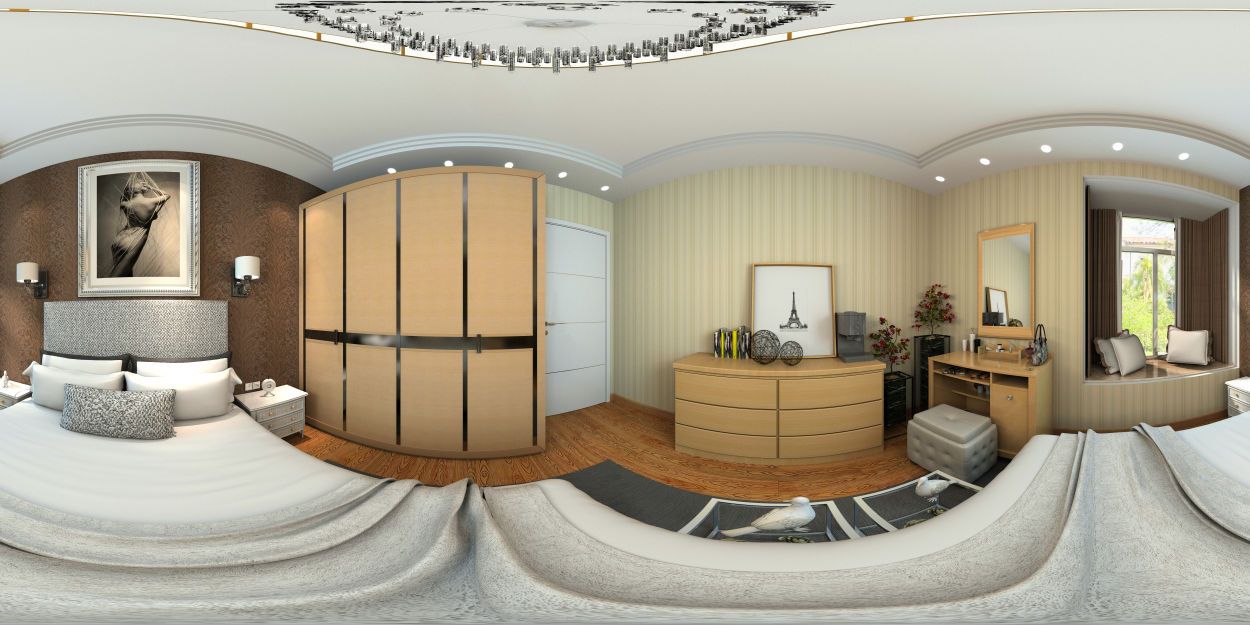
//> input picture panorama.jpg, 5000 x 2500 px (shown at 1/4 size)
$ ./panorama_processing   (built with g++ and OpenCV 4)
//> lines starting //> are read from the running program, lines starting //| are printed output that depends on the picture
//> further down, old_pano is the input picture: 2500 rows x 5000 cols, CV_8UC3; mean B, G, R 145.1, 162.9, 170.5
#include <iostream>
#include <opencv2/opencv.hpp>
using namespace cv;
using namespace std;

int bilinear_interpolation(const Mat& src, Mat& dst, float src_row, float src_col, int dst_row, int dst_col) {
	if (src_row >= 0 && src_row <= src.rows - 1 && src_col >= 0 && src_col <= src.cols - 1) {
		int floor_row = floor(src_row), ceil_row = ceil(src_row);
		int floor_col = floor(src_col), ceil_col = ceil(src_col);
		float ratio_row = src_row - floor_row, ratio_col = src_col - floor_col;
		dst.at<Vec3b>(dst_row, dst_col) = (1 - ratio_row) * (1 - ratio_col) * src.at<Vec3b>(floor_row, floor_col) +
			ratio_row * (1 - ratio_col) * src.at<Vec3b>(ceil_row, floor_col) +
			(1 - ratio_row) * ratio_col * src.at<Vec3b>(floor_row, ceil_col) +
			ratio_row * ratio_col * src.at<Vec3b>(ceil_row, ceil_col);
	}
	else if (src_row < 0 && src_col >= 0 && src_col <= src.cols - 1) {
		int floor_col = floor(src_col), ceil_col = ceil(src_col);
		float ratio_col = src_col - floor_col;
		dst.at<Vec3b>(dst_row, dst_col) = (1 - ratio_col) * src.at<Vec3b>(0, floor_col) +
			ratio_col * src.at<Vec3b>(0, ceil_col);
	}
	else if (src_row > src.rows - 1 && src_col >= 0 && src_col <= src.cols - 1) {
		int floor_col = floor(src_col), ceil_col = ceil(src_col);
		float ratio_col = src_col - floor_col;
		dst.at<Vec3b>(dst_row, dst_col) = (1 - ratio_col) * src.at<Vec3b>(src.rows - 1, floor_col) +
			ratio_col * src.at<Vec3b>(src.rows - 1, ceil_col);
	}
	else if (src_row >= 0 && src_row <= src.rows - 1 && src_col < 0) {
		int floor_row = floor(src_row), ceil_row = ceil(src_row);
		float ratio_row = src_row - floor_row;
		dst.at<Vec3b>(dst_row, dst_col) = (1 - ratio_row) * src.at<Vec3b>(floor_row, 0) +
			ratio_row * src.at<Vec3b>(ceil_row, 0);
	}
	else if (src_row >= 0 && src_row <= src.rows - 1 && src_col > src.cols - 1) {
		int floor_row = floor(src_row), ceil_row = ceil(src_row);
		float ratio_row = src_row - floor_row;
		dst.at<Vec3b>(dst_row, dst_col) = (1 - ratio_row) * src.at<Vec3b>(floor_row, src.cols - 1) +
			ratio_row * src.at<Vec3b>(ceil_row, src.cols - 1);
	}
	else if (src_row < 0 && src_col < 0) {
		dst.at<Vec3b>(dst_row, dst_col) = src.at<Vec3b>(0, 0);
	}
	else if (src_row > src.rows - 1 && src_col < 0) {
		dst.at<Vec3b>(dst_row, dst_col) = src.at<Vec3b>(src.rows - 1, 0);
	}
	else if (src_row < 0 && src_col > src.cols - 1) {
		dst.at<Vec3b>(dst_row, dst_col) = src.at<Vec3b>(0, src.cols - 1);
	}
	else if (src_row > src.rows - 1 && src_col > src.cols - 1) {
		dst.at<Vec3b>(dst_row, dst_col) = src.at<Vec3b>(src.rows - 1, src.cols - 1);
	}
	return 0;
}

// [117 lines left out: functions rectify_orientation, panorama_to_cube, not called in this run]

int panorama_to_cuboid(const Mat& src, vector<Mat>& dst, int cuboid_x_res, int cuboid_y_res, int cuboid_z_res, Mat& cutline) {
//> called with cuboid_x_res = 1000, cuboid_y_res = 1200, cuboid_z_res = 800
	if (src.cols != 2 * src.rows) {
		cerr << "Error: aspect ratio is not 2:1!" << endl;
		return -1;
	}
	if (cuboid_x_res <= 0 || cuboid_y_res <= 0 || cuboid_z_res <= 0) {
		cerr << "Error: wrong cuboid specification!" << endl;
		return -1;
	}
	float ratio_yx = cuboid_y_res / (float)cuboid_x_res;
	float ratio_zx = cuboid_z_res / (float)cuboid_x_res;
	float ratio_xd = sqrt(1 + ratio_yx * ratio_yx + ratio_zx * ratio_zx) / (1 + ratio_yx * ratio_yx + ratio_zx * ratio_zx);
	float pi = 3.1415927, res = (float)src.rows;
//> res = 2500
	cutline = src.clone();
	dst.clear();
	for (int i = 0; i < 6; i++) {
		switch (i) {
		// Top
		case 0: dst.push_back(Mat(Size(cuboid_y_res, cuboid_x_res), CV_8UC3)); break;
		// Front
		case 1: dst.push_back(Mat(Size(cuboid_y_res, cuboid_z_res), CV_8UC3)); break;
		// Right
		case 2: dst.push_back(Mat(Size(cuboid_x_res, cuboid_z_res), CV_8UC3)); break;
		// Back
		case 3: dst.push_back(Mat(Size(cuboid_y_res, cuboid_z_res), CV_8UC3)); break;
		// Left
		case 4: dst.push_back(Mat(Size(cuboid_x_res, cuboid_z_res), CV_8UC3)); break;
		// Bottom
		case 5: dst.push_back(Mat(Size(cuboid_y_res, cuboid_x_res), CV_8UC3)); break;
		default: break;
		}
		for (int dst_row = 0; dst_row < dst[i].rows; dst_row++) {
			for (int dst_col = 0; dst_col < dst[i].cols; dst_col++) {
				float cuboid_x, cuboid_y, cuboid_z;
				switch (i) {
				// Top
				case 0:
					cuboid_x = (2 * dst_row / (float)dst[i].rows - 1) * ratio_xd;
					cuboid_y = (2 * dst_col / (float)dst[i].cols - 1) * ratio_yx * ratio_xd;
					cuboid_z = ratio_zx * ratio_xd;
					break;
				// Front
				case 1:
					cuboid_x = ratio_xd;
					cuboid_y = (2 * dst_col / (float)dst[i].cols - 1) * ratio_yx * ratio_xd;
					cuboid_z = -(2 * dst_row / (float)dst[i].rows - 1) * ratio_zx * ratio_xd;
					break;
				// Right
				case 2:
					cuboid_x = -(2 * dst_col / (float)dst[i].cols - 1) * ratio_xd;
					cuboid_y = ratio_yx * ratio_xd;
					cuboid_z = -(2 * dst_row / (float)dst[i].rows - 1) * ratio_zx * ratio_xd;
					break;
				// Back
				case 3:
					cuboid_x = -ratio_xd;
					cuboid_y = -(2 * dst_col / (float)dst[i].cols - 1) * ratio_yx * ratio_xd;
					cuboid_z = -(2 * dst_row / (float)dst[i].rows - 1) * ratio_zx * ratio_xd;
					break;
				// Left
				case 4:
					cuboid_x = (2 * dst_col / (float)dst[i].cols - 1) * ratio_xd;
					cuboid_y = -ratio_yx * ratio_xd;
					cuboid_z = -(2 * dst_row / (float)dst[i].rows - 1) * ratio_zx * ratio_xd;
					break;
				// Bottom
				case 5:
					cuboid_x = -(2 * dst_row / (float)dst[i].rows - 1) * ratio_xd;
					cuboid_y = (2 * dst_col / (float)dst[i].cols - 1) * ratio_yx * ratio_xd;
					cuboid_z = -ratio_zx * ratio_xd;
					break;
				default:
					break;
				}
				Vec3f cuboid_p(cuboid_x, cuboid_y, cuboid_z);
				Vec3f sphere_p = cuboid_p / norm(cuboid_p);
				float sphere_theta = acos(sphere_p[2]);
				float sphere_phi = atan2(sphere_p[1], sphere_p[0]) + pi;
				float src_row = sphere_theta * res / pi;
				float src_col = sphere_phi * res / pi;
				bilinear_interpolation(src, dst[i], src_row, src_col, dst_row, dst_col);
				// Render cutline
				if (dst_row == 0 || dst_row == dst[i].rows - 1 || dst_col == 0 || dst_col == dst[i].cols - 1) {
					if (src_row > 0 && src_row < src.rows && src_col > 0 && src_col < src.cols) {
						cutline.at<Vec3b>(src_row, src_col)[0] = 0;
						cutline.at<Vec3b>(src_row, src_col)[1] = 0;
						cutline.at<Vec3b>(src_row, src_col)[2] = 255;
					}
				}
			}
		}
	}
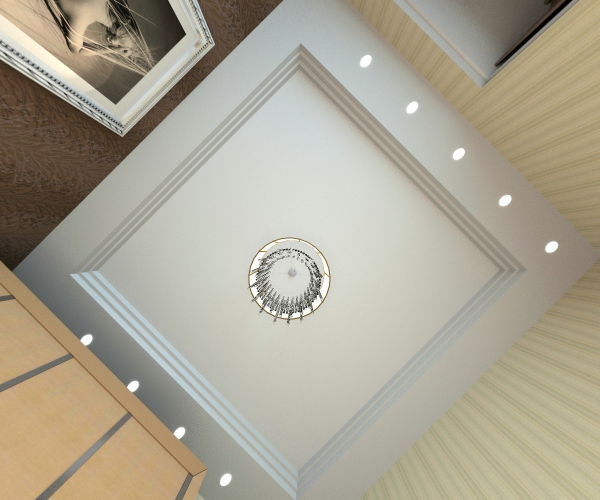
//> dst[0]: 1000 rows x 1200 cols, CV_8UC3 (shown at 1/2 size); mean B, G, R 147.9, 165, 171.1
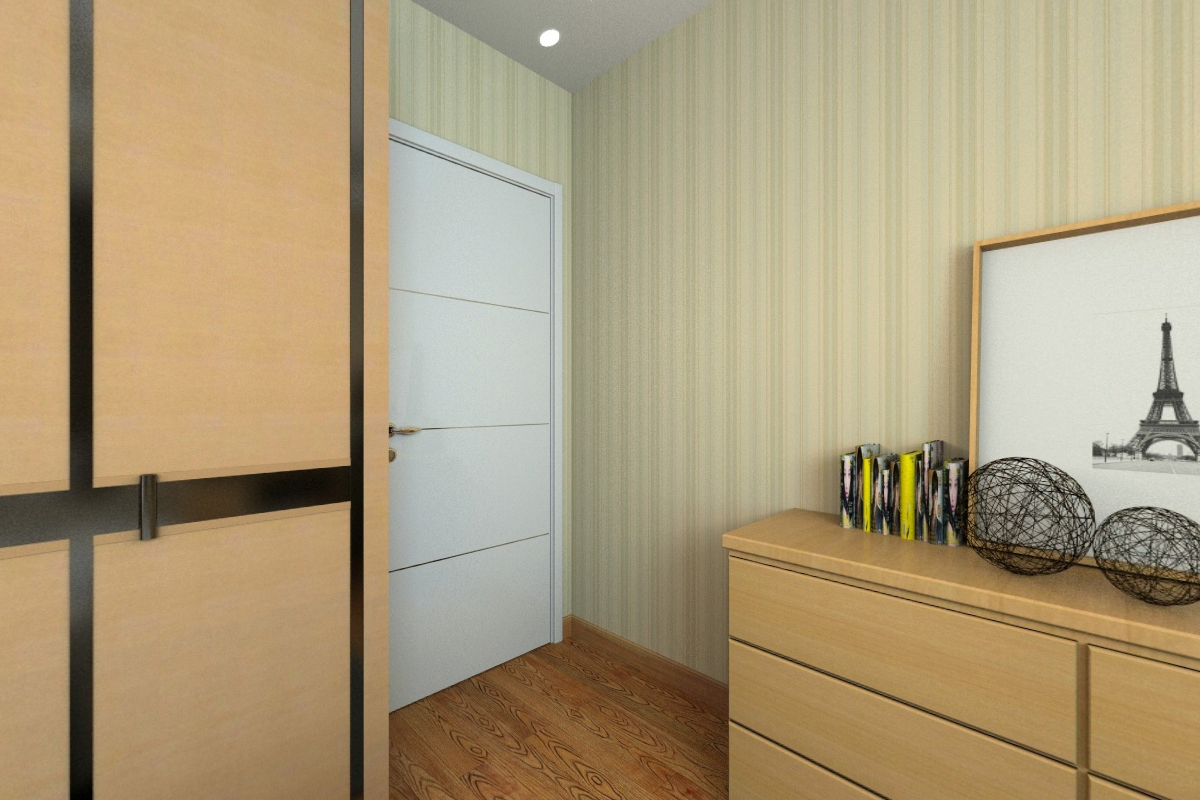
//> dst[1]: 800 rows x 1200 cols, CV_8UC3; mean B, G, R 123, 155.7, 172.6
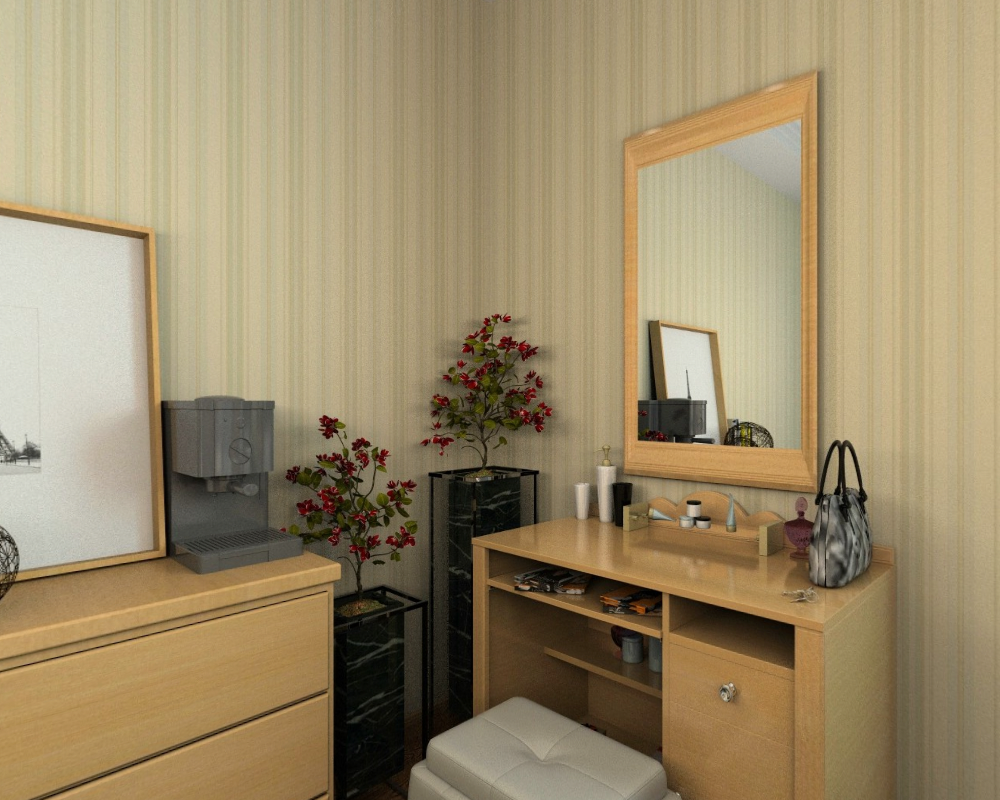
//> dst[2]: 800 rows x 1000 cols, CV_8UC3; mean B, G, R 106.2, 138.9, 155.5
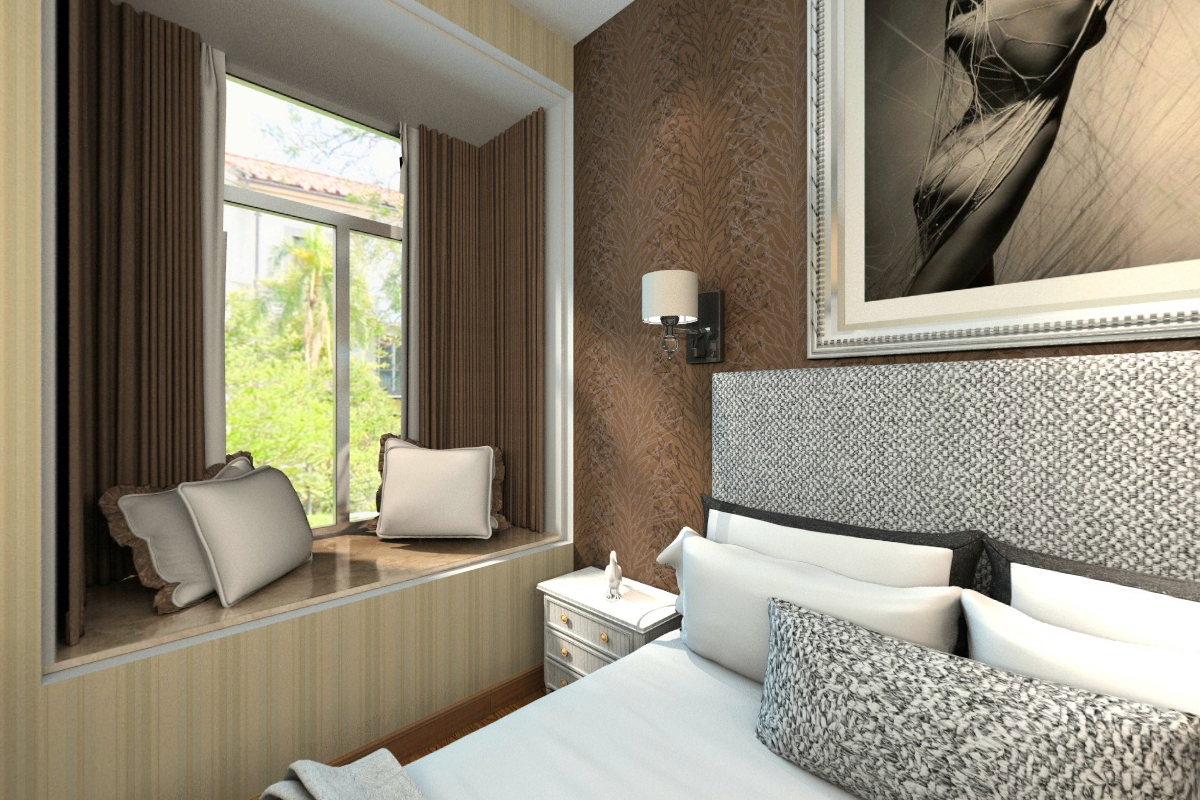
//> dst[3]: 800 rows x 1200 cols, CV_8UC3; mean B, G, R 119.9, 136.8, 144.7
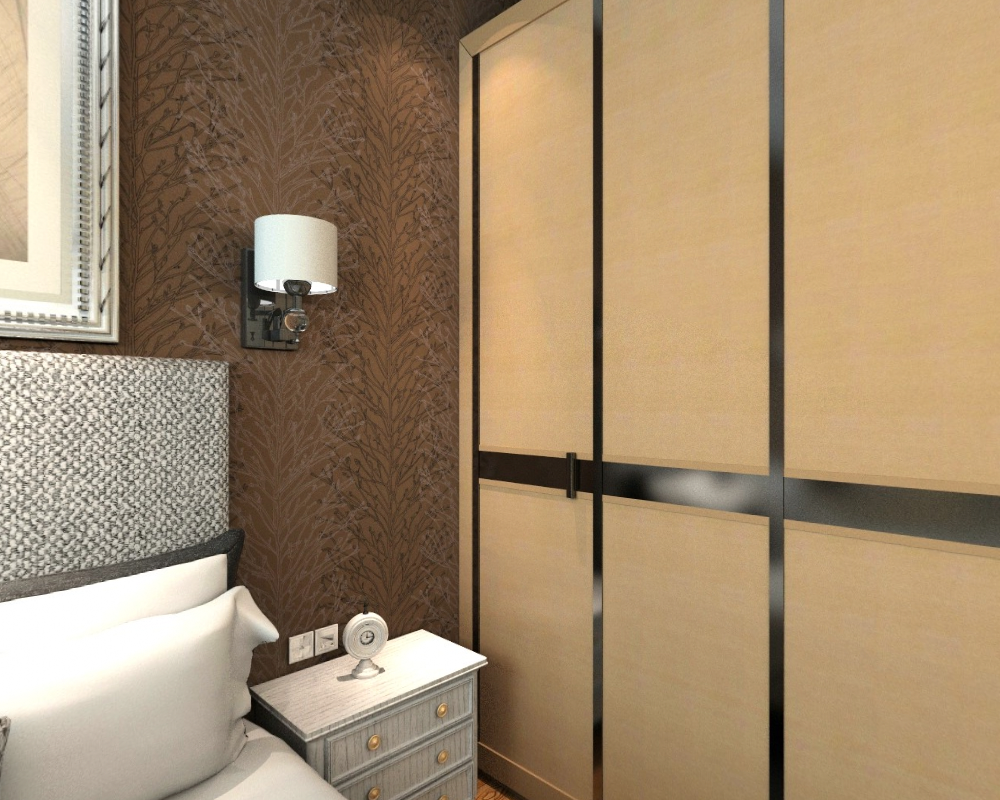
//> dst[4]: 800 rows x 1000 cols, CV_8UC3; mean B, G, R 110.2, 139.6, 163
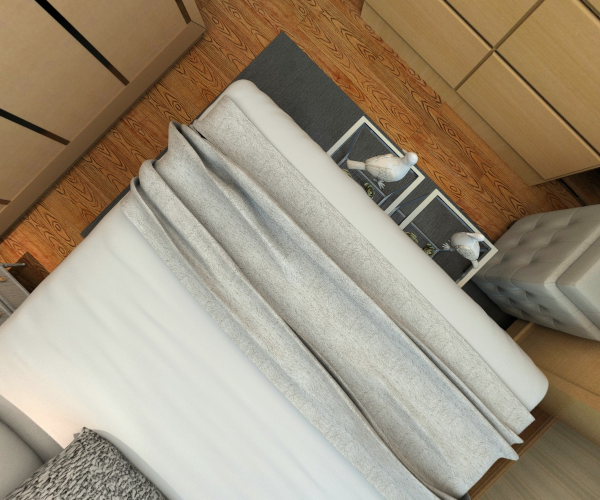
//> dst[5]: 1000 rows x 1200 cols, CV_8UC3 (shown at 1/2 size); mean B, G, R 123.9, 144.4, 157.6
	return 0;
}

int main() {
	Mat old_pano = imread("panorama.jpg");
	// [7 lines of commented-out code are left out]
	vector<Mat> cube_faces;
	Mat cutline;
	// panorama_to_cube(old_pano, cube_faces, 1000, cutline);
	panorama_to_cuboid(old_pano, cube_faces, 1000, 1200, 800, cutline);
	imwrite("a0.jpg", cube_faces[0]);
	imwrite("a1.jpg", cube_faces[1]);
	imwrite("a2.jpg", cube_faces[2]);
	imwrite("a3.jpg", cube_faces[3]);
	imwrite("a4.jpg", cube_faces[4]);
	imwrite("a5.jpg", cube_faces[5]);
	imwrite("a6.jpg", cutline);
	return 0;
}
